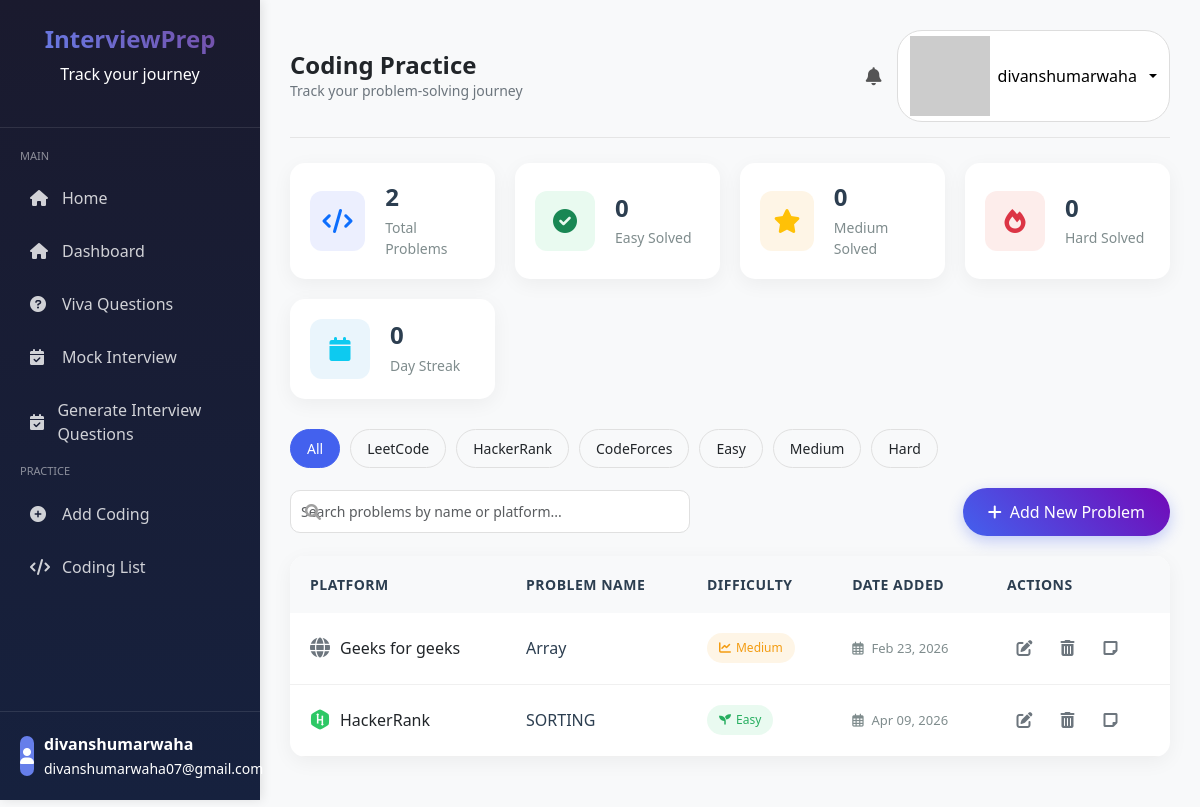
The page /dashboard/ (signed in) on the database its author committed.
### tracker/models.py (models this page shows, shortened)
class CodingPractice(models.Model):
    DIFFICULTY_CHOICES = [
        ('Easy', 'Easy'),
        ('Medium', 'Medium'),
        ('Hard', 'Hard'),
    ]
    user = models.ForeignKey(User, on_delete=models.CASCADE)
    platform = models.CharField(max_length=100)
    problem_name = models.CharField(max_length=200)
    difficulty = models.CharField(max_length=20, choices=DIFFICULTY_CHOICES)
    date = models.DateField(auto_now_add=True)

### tracker/views.py (the view)
# urls.py: path('dashboard/', views.dashboard, name='dashboard'),
@login_required
def dashboard(request):
    coding_list = CodingPractice.objects.filter(user=request.user)
    return render(request, 'tracker/dashboard.html', {
        'coding_list': coding_list
    })

### tracker/templates/tracker/dashboard.html (shortened to what this page needs)
{% extends 'tracker/base.html' %}
{% load static %}
{% block page_title %}Coding Practice{% endblock %}
{% block page_subtitle %}Track your problem-solving journey{% endblock %}
{% block content %}
<div class="stats-grid">
    <div class="stat-card">
        <div class="stat-icon bg-primary-light">
            <i class="fas fa-code text-primary"></i>
        </div>
        <div class="stat-details">
            <h3>{{ coding_list|length }}</h3>
            <p>Total Problems</p>
        </div>
    </div>
    <div class="stat-card">
        <div class="stat-icon bg-success-light">
            <i class="fas fa-check-circle text-success"></i>
        </div>
        <div class="stat-details">
            <h3>{{ easy_count|default:"0" }}</h3>
            <p>Easy Solved</p>
        </div>
    </div>
    <div class="stat-card">
        <div class="stat-icon bg-warning-light">
            <i class="fas fa-star text-warning"></i>
        </div>
        <div class="stat-details">
            <h3>{{ medium_count|default:"0" }}</h3>
            <p>Medium Solved</p>
        </div>
    </div>
    <div class="stat-card">
        <div class="stat-icon bg-danger-light">
            <i class="fas fa-fire text-danger"></i>
        </div>
        <div class="stat-details">
            <h3>{{ hard_count|default:"0" }}</h3>
            <p>Hard Solved</p>
        </div>
    </div>
    <div class="stat-card">
        <div class="stat-icon bg-info-light">
            <i class="fas fa-calendar text-info"></i>
        </div>
        <div class="stat-details">
            <h3>{{ streak_count|default:"0" }}</h3>
            <p>Day Streak</p>
        </div>
    </div>
</div>
<div class="filters-section">
    <div class="filter-chips">
        <span class="chip active" data-filter="all">All</span>
        <span class="chip" data-filter="leetcode">LeetCode</span>
        <span class="chip" data-filter="hackerrank">HackerRank</span>
        <span class="chip" data-filter="codeforces">CodeForces</span>
        <span class="chip" data-filter="easy">Easy</span>
        <span class="chip" data-filter="medium">Medium</span>
        <span class="chip" data-filter="hard">Hard</span>
    </div>
</div>
<div class="action-bar">
    <div class="search-wrapper">
        <i class="fas fa-search search-icon"></i>
        <input type="text" id="searchInput" class="form-control search-input"
               placeholder="Search problems by name or platform...">
    </div>
    <a href="{% url 'add_coding' %}" class="btn btn-primary add-btn">
        <i class="fas fa-plus"></i>
        Add New Problem
    </a>
</div>
<div class="table-wrapper">
    <table class="modern-table" id="codingTable">
        <thead>
            <tr>
                <th>Platform</th>
                <th>Problem Name</th>
                <th>Difficulty</th>
                <th>Date Added</th>
                <th>Actions</th>
            </tr>
        </thead>
        <tbody>
            {% for item in coding_list %}
            <tr class="problem-row"
                data-platform="{{ item.platform|lower }}"
                data-difficulty="{{ item.difficulty|lower }}">
                <td>
                    <div class="platform-info">
                        {% if item.platform == "LeetCode" %}
                            <i class="fab fa-leanpub platform-icon leetcode"></i>
                        {% elif item.platform == "HackerRank" %}
                            <i class="fab fa-hackerrank platform-icon hackerrank"></i>
                        {% elif item.platform == "CodeForces" %}
                            <i class="fas fa-code platform-icon codeforces"></i>
                        {% else %}
                            <i class="fas fa-globe platform-icon"></i>
                        {% endif %}
                        <span class="platform-name">{{ item.platform }}</span>
                    </div>
                </td>
                <td class="problem-name">
                    <a href="{% if item.solution_link %}{{ item.solution_link }}{% else %}#{% endif %}"
                       class="problem-link" target="_blank">
                        {{ item.problem_name }}
                    </a>
                </td>
                <td>
                    {% if item.difficulty == "Easy" %}
                        <span class="difficulty-badge easy">
                            <i class="fas fa-seedling"></i> Easy
                        </span>
                    {% elif item.difficulty == "Medium" %}
                        <span class="difficulty-badge medium">
                            <i class="fas fa-chart-line"></i> Medium
                        </span>
                    {% elif item.difficulty == "Hard" %}
                        <span class="difficulty-badge hard">
                            <i class="fas fa-skull"></i> Hard
                        </span>
                    {% else %}
                        <span class="difficulty-badge">{{ item.difficulty }}</span>
                    {% endif %}
                </td>
                <td>
                    <div class="date-info">
                        <i class="far fa-calendar-alt"></i>
                        {{ item.date|date:"M d, Y" }}
                    </div>
                </td>
                <td>
                    <div class="action-buttons">
                        <a href="{% url 'edit_coding' item.id %}" class="btn-icon edit" title="Edit">
                            <i class="fas fa-edit"></i>
                        </a>
                        <a href="{% url 'delete_coding' item.id %}" class="btn-icon delete" title="Delete" onclick="return confirm('Are you sure you want to delete this problem?');">
                            <i class="fas fa-trash-alt"></i>
                        </a>
                        <button class="btn-icon notes" title="Notes" onclick="showNotes('{{ item.notes|escapejs|default:'No notes available' }}')">
                            <i class="fas fa-sticky-note"></i>
                        </button>
                    </div>
                </td>
            </tr>
            {% endfor %}
        </tbody>
    </table>
</div>
<link rel="stylesheet" href="https://cdnjs.cloudflare.com/ajax/libs/font-awesome/6.0.0/css/all.min.css">
{% endblock %}

### tracker/templates/tracker/base.html (shortened to what this page needs)
{% load static %}
<!DOCTYPE html>
<html lang="en">
<head>
    <link href="https://cdn.jsdelivr.net/npm/bootstrap@5.3.2/dist/css/bootstrap.min.css" rel="stylesheet">
    <link rel="stylesheet" href="https://cdnjs.cloudflare.com/ajax/libs/font-awesome/6.0.0/css/all.min.css">
    <link rel="stylesheet" href="{% static 'css/style.css' %}">
</head>
<body>
    <div class="dashboard-wrapper">
        <div class="modern-sidebar" id="sidebar">
            <div>
                <div class="sidebar-header">
                    <h4>InterviewPrep</h4>
                    <p>Track your journey</p>
                </div>
                <div class="sidebar-nav">
                    <div class="nav-section">
                        <div class="nav-section-title">Main</div>
                         <a href="{% url 'home' %}" class="nav-item">
                            <i class="fas fa-home"></i>
                            <span>Home</span>
                        </a>
                        <a href="{% url 'dashboard' %}" class="nav-item">
                            <i class="fas fa-home"></i>
                            <span>Dashboard</span>
                        </a>
                        <a href="{% url 'viva' %}" class="nav-item">
                            <i class="fas fa-question-circle"></i>
                            <span>Viva Questions</span>
                        </a>
                        <a href="{% url 'mock_interview' %}" class="nav-item">
                            <i class="fas fa-calendar-check"></i>
                            <span>Mock Interview</span>
                        </a>
                        <a href="{% url 'generate_ai_mock' %}" class="nav-item">
                            <i class="fas fa-calendar-check"></i>
                            <span>Generate Interview Questions</span>
                        </a>
                    </div>
                    <div class="nav-section">
                        <div class="nav-section-title">Practice</div>
                        <a href="{% url 'add_coding' %}" class="nav-item">
                            <i class="fas fa-plus-circle"></i>
                            <span>Add Coding</span>
                        </a>
                        <a href="{% url 'dashboard' %}" class="nav-item">
                            <i class="fas fa-code"></i>
                            <span>Coding List</span>
                        </a>
                    </div>
                </div>
            </div>
            <div class="sidebar-footer">
                <div class="user-info">
                    <div class="user-avatar">
                        <i class="fas fa-user"></i>
                    </div>
                    <div>
                        <strong>
                            {% if user.is_authenticated %}
                            {{ user.username }}
                            {% else %}
                            Guest
                            {% endif %}
                        </strong>
                        <br>
                        <small>
                            {% if user.is_authenticated %}
                            {{ user.email|default:"No email" }}
                            {% else %}
                            Not logged in
                            {% endif %}
                        </small>
                    </div>
                </div>
            </div>
        </div>
        <div class="main-content">
            <div class="top-nav">
                <div class="page-title">
                    <h2>{% block page_title %}Interview Tracker{% endblock %}</h2>
                    <p>{% block page_subtitle %}Track your preparation{% endblock %}</p>
                </div>
                <div class="user-actions">
                    <div class="notification-bell">
                        <i class="fas fa-bell"></i>
                    </div>
                    <div class="dropdown">
                        <button class="btn-user dropdown-toggle" data-bs-toggle="dropdown">
                            <img
                                src="https://ui-avatars.com/api/?name={% if user.is_authenticated %}{{ user.username }}{% else %}Guest{% endif %}&background=667eea&color=fff&size=40">
                            <span>
                                {% if user.is_authenticated %}
                                {{ user.username }}
                                {% else %}
                                Guest
                                {% endif %}
                            </span>
                        </button>
                    </div>
                </div>
            </div>
            {% block content %}
            {% endblock %}
        </div>
    </div>
</body>
</html>

### tracker/static/css/style.css (style rules this page uses)
body { background-color: #f4f6f9; }
.btn { border-radius: 8px; }
#searchInput { border-radius: 10px; padding: 10px; }

### tracker/templates/tracker/base.html (style rules this page uses)
body { font-family: 'Segoe UI', sans-serif; background: #f8f9fa; overflow-x: hidden; }
.dashboard-wrapper { display: flex; min-height: 100vh; }
.modern-sidebar { width: 260px; background: linear-gradient(180deg, #1a1a2e, #16213e); color: white; height: 100vh; position: fixed; display: flex; flex-direction: column; justify-content: space-between; box-shadow: 2px 0 10px rgba(0, 0, 0, 0.1); z-index: 1000; }
.sidebar-header { padding: 25px; text-align: center; border-bottom: 1px solid rgba(255, 255, 255, 0.1); }
.sidebar-header h4 { font-weight: 700; background: linear-gradient(45deg, #667eea, #764ba2); -webkit-background-clip: text; -webkit-text-fill-color: transparent; }
.sidebar-nav { flex-grow: 1; padding-top: 20px; }
.nav-section-title { font-size: 11px; color: rgba(255, 255, 255, 0.5); padding-left: 20px; margin-bottom: 10px; text-transform: uppercase; }
.nav-item { display: flex; align-items: center; gap: 12px; padding: 12px 20px; margin: 5px 10px; border-radius: 8px; color: rgba(255, 255, 255, 0.8); text-decoration: none; transition: 0.3s; }
.nav-item i { width: 20px; }
.sidebar-footer { padding: 20px; border-top: 1px solid rgba(255, 255, 255, 0.1); }
.user-info { display: flex; align-items: center; gap: 10px; }
.user-avatar { width: 40px; height: 40px; background: #667eea; border-radius: 8px; display: flex; align-items: center; justify-content: center; }
.main-content { flex: 1; margin-left: 260px; padding: 30px; }
.top-nav { display: flex; justify-content: space-between; align-items: center; border-bottom: 1px solid #e5e5e5; padding-bottom: 15px; margin-bottom: 25px; }
.page-title h2 { font-size: 24px; font-weight: 600; margin: 0; }
.page-title p { margin: 0; color: #6c757d; font-size: 14px; }
.user-actions { display: flex; align-items: center; gap: 15px; }
.notification-bell { font-size: 18px; cursor: pointer; color: #555; }
.btn-user { display: flex; align-items: center; gap: 8px; border: 1px solid #ddd; padding: 5px 12px; border-radius: 25px; background: white; }

### rows shown on the page
CodingPractice: platform "Geeks for geeks", problem_name "Array", difficulty "Medium" (drawn), date "Feb 23, 2026"
CodingPractice: platform "HackerRank", problem_name "SORTING", difficulty "Easy" (drawn), date "Apr 09, 2026"

### other values the page prints
{{ user.username }} "divanshumarwaha"
{{ user.email|default:"No email" }} "divanshumarwaha07@gmail.com"
{{ coding_list|length }} "2"
{{ easy_count|default:"0" }} "0"
{{ medium_count|default:"0" }} "0"
{{ hard_count|default:"0" }} "0"
{{ streak_count|default:"0" }} "0"
